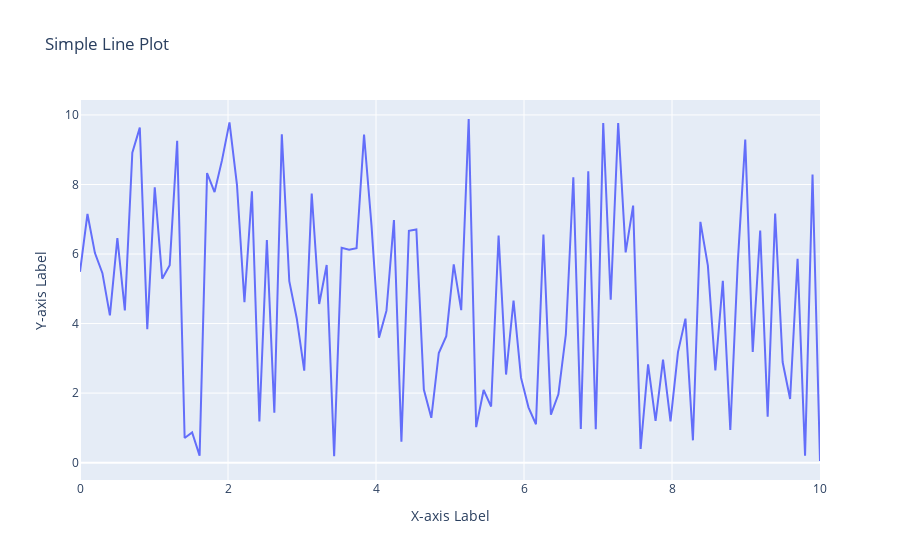

This figure's notebook cell:
### Code cell
#
import numpy as np
import plotly.graph_objects as go

# Step 1: Generate random data
np.random.seed(0)  # For reproducibility
x_values = np.linspace(0, 10, 100)  # 100 data points from 0 to 10
y_values = np.random.rand(100) * 10  # Random values scaled from 0 to 10

# Step 2: Create the line plot
fig = go.Figure()

# Add trace
fig.add_trace(go.Scatter(x=x_values, y=y_values, mode='lines', name='Random Data'))

# Step 3: Label the axes
fig.update_layout(
    title='Simple Line Plot',
    xaxis_title='X-axis Label',
    yaxis_title='Y-axis Label'
)

# Step 4: Show the plot
fig.show()
